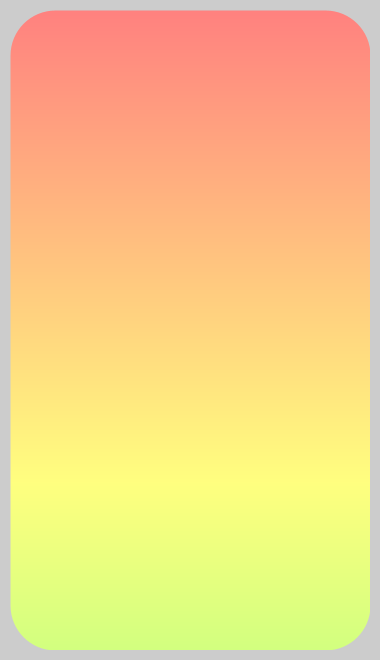
Frame 1 (no input)
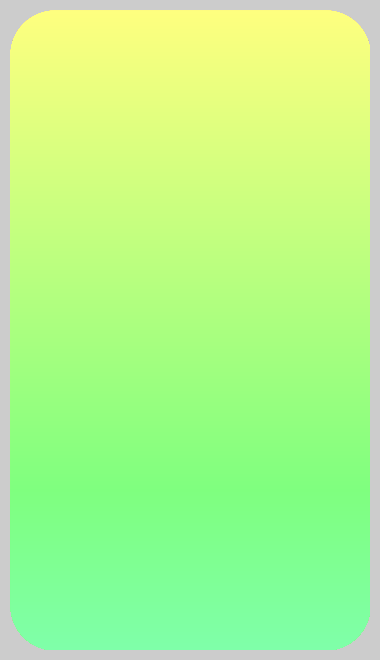
Frame 60 (the mouse pressed at the canvas centre just before this capture)
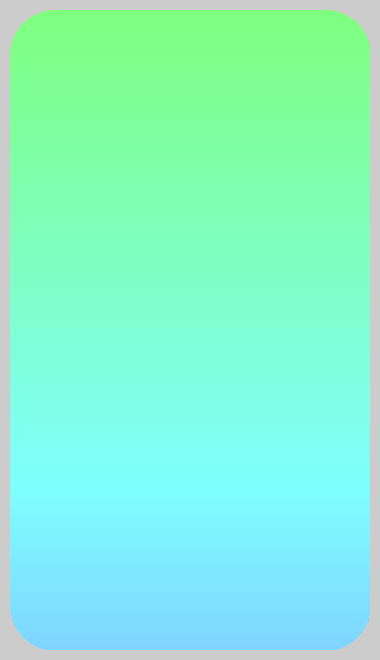
Frame 120 (the mouse held since frame 60 and released just before this capture)

The Processing sketch that drew these frames (run headless with seeded random() and noise(); from frame 60 on, the mouse is pressed at the canvas centre):

// Processing sketch: Mask_gradient_scrolling2
// ── Mask_gradient_scrolling2.pde
float index = 0;

boolean saveFrames = false;
int counter = 0;
void setup() {
  size(380, 660, JAVA2D);
  smooth();
}

void draw() {
  //background(192);
  roundrectgradient(10, 10, 360, 640);
}

// draw a rounded rectangle gradient via masking
void roundrectgradient(float x, float y, float w, float h) {
  float c;
  // w and h must be > sw
  float sw=90, halfsw=sw/2, wmsw = w-sw, hmsw = h-sw;
  // make the gradient:
  PGraphics gra = createGraphics(int(w), int(h), JAVA2D);

  gra.beginDraw();
  gra.background(0, 0);
  gra.noStroke();
  gra.colorMode(HSB, 360, 100, 100, 100);
  index+=1;
  for (int i=0; i<h; i+=1) {
    c = (float(i)/h*80+index)%360;
    gra.fill(c, 50, 100); 
    gra.rect(0, i, w, 1);
  }

  gra.endDraw();


  // make the mask by drawing rect in white:
  PGraphics msk = createGraphics(int(w), int(h), JAVA2D);

  msk.beginDraw();
  msk.smooth();
  msk.stroke(255);
  msk.strokeWeight(sw);
  msk.strokeJoin(ROUND);
  msk.rect(halfsw, halfsw, wmsw, hmsw);
  msk.endDraw();

  // apply the mask:  (hmm, mask() not supported by JAVA2D? ok then, manually)
  gra.loadPixels();
  msk.loadPixels();
  int n = gra.pixels.length;
  for (int i=0; i<n; i++)
    gra.pixels[i] = (msk.pixels[i] & 0xff000000) | (gra.pixels[i] & 0xffffff);
  gra.updatePixels();
  // blit the composite image:
  image(gra, x, y);
  String add = "";

  if (saveFrames = true) {
    if (counter < 100)  add = "0";
    if (counter < 10)  add = "00";
    if (index < 360) {
      gra.save("img/"+add+counter+".png");
    }
    counter++;
  }
}
